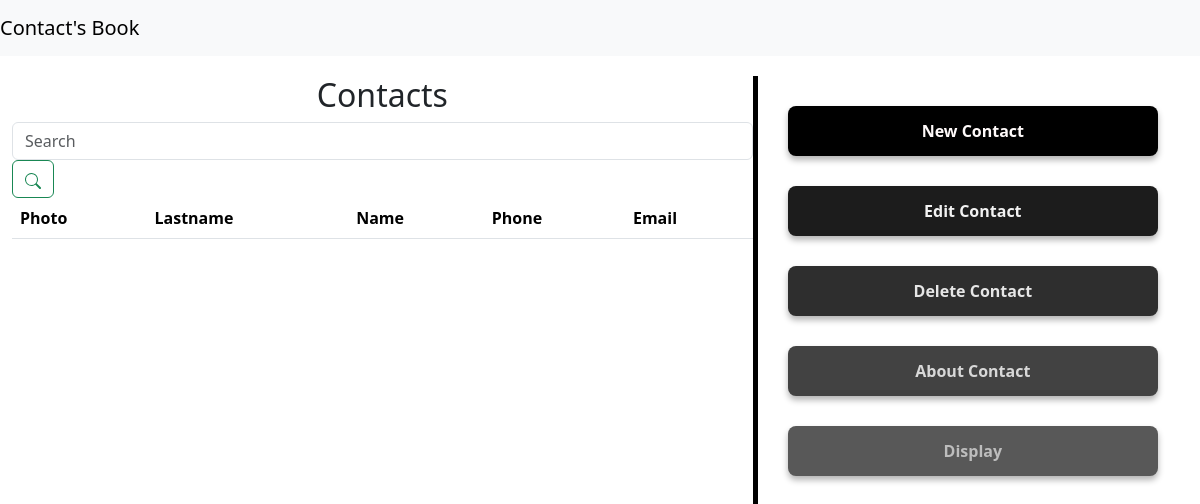
The app's page /, older data.
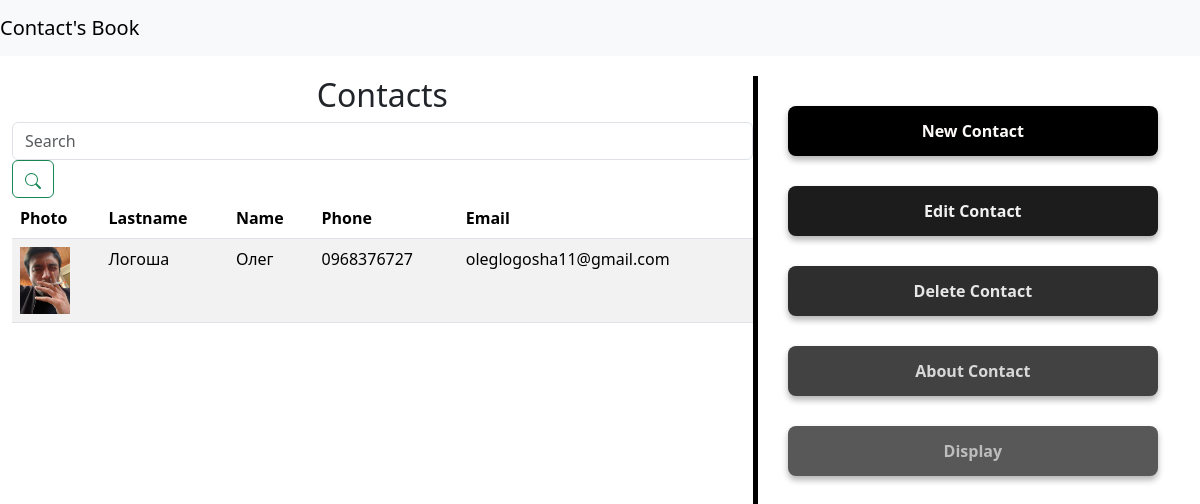
The same page, newer data.
### app/models.py (models this page shows, shortened)
class Contact(models.Model):
    first_name = models.CharField(max_length=50)
    last_name = models.CharField(max_length=50)
    phone_number = models.CharField(max_length=15)
    email = models.EmailField()
    photo = models.ImageField(upload_to='contacts_photo/',
                              default='icon.jpg',
                              blank=True,
                              null=True)

### app/views.py (the view)
# urls.py: path('', views.contact_list, name='contact_list'),
def contact_list(request):
    contacts = Contact.objects.all()
    return render(request, 'contact_list.html', {'contacts': contacts})

### app/templates/contact_list.html (shortened to what this page needs)
{% extends 'base.html' %}}
{% block content %}
    <div class="contacts-table">
        <h2 class="text-center">Contacts</h2>
        <table class="table table-striped">
            <thead>
                <tr>
                    <th scope="col">Photo</th>
                    <th scope="col">Lastname</th>
                    <th scope="col">Name</th>
                    <th scope="col">Phone</th>
                    <th scope="col">Email</th>
                </tr>
            </thead>
            <form id="search2" action="search">
                <input class="form-control me-2" type="search" placeholder="Search" aria-label="Search">
                <button class="btn btn-outline-success" type="submit">
                    <svg xmlns="http://www.w3.org/2000/svg" width="16" height="16" fill="currentColor" class="bi bi-search" viewBox="0 0 16 16">
                        <path d="M11.742 10.344a6.5 6.5 0 1 0-1.397 1.398h-.001q.044.06.098.115l3.85 3.85a1 1 0 0 0 1.415-1.414l-3.85-3.85a1 1 0 0 0-.115-.1zM12 6.5a5.5 5.5 0 1 1-11 0 5.5 5.5 0 0 1 11 0"/>
                    </svg>
                </button>
            </form>
            <tbody>
                {% for contact in contacts %}
                <tr>
                    <td>
                {% if contact.photo %}
                <img src="{{ contact.photo.url }}" alt="Contact`s photo" width="50">
                {% else %}
                <img src="/media/icon.jpg" alt="Photo" width="50">
                {% endif %}
                    </td>
                    <td>{{ contact.last_name }}</td>
                    <td>{{ contact.first_name }}</td>
                    <td>{{ contact.phone_number }}</td>
                    <td>{{ contact.email }}</td>
                </tr>
                {% endfor %}
            </tbody>
        </table>
    </div>
    <div class="action-buttons">
        <a href="{% url 'add_contact' %}" class="btn btn-1">New Contact</a>
        <a href="#" class="btn btn-2">Edit Contact</a>
        <a href="#" class="btn btn-3">Delete Contact</a>
        <a href="#" class="btn btn-4">About Contact</a>
        <a href="#" class="btn btn-5">Display</a>
    </div>
{% endblock %}

### app/templates/base.html (shortened to what this page needs)
<!DOCTYPE html>
{% load static %}
{% load django_bootstrap5 %}
<html lang="en">
<head>
    {% bootstrap_css %}
    <link rel="stylesheet" href="{% static 'css/style.css' %}">
</head>
<body>
    <nav class="navbar navbar-expand-lg navbar-light bg-light">
        <a class="navbar-brand" href="#">Contact's Book</a>
    </nav>
    <div class="container-fluid main-container">
        {% block content %}{% endblock %}
    </div>
</body>
</html>

### app/static/css/style.css (style rules this page uses)
.main-container { display: flex; height: 100vh; margin-top: 20px; }
.contacts-table { flex: 2; overflow-y: auto; }
.action-buttons { flex: 1; display: flex; flex-direction: column; align-items: center; gap: 20px; padding: 30px; background-color: #FFFFFF; border-left: 5px solid #000000; }
.action-buttons a { width: 100%; text-decoration: none; padding: 12px 20px; border-radius: 8px; text-align: center; display: inline-block; font-weight: bold; transition: all 0.3s ease; margin-bottom: 10px; color: #fff; background-color: #6c757d; box-shadow: 0 4px 6px rgba(0, 0, 0, 0.3); position: relative; overflow: hidden; }
.action-buttons a.btn-1 { background-color: #000000; }
.action-buttons a.btn-2 { background-color: #1C1C1C; }
.action-buttons a.btn-3 { background-color: #2E2E2E; }
.action-buttons a.btn-4 { background-color: #424242; }
.action-buttons a.btn-5 { background-color: #585858; }
.action-buttons a.btn-1 { color: #FFFAFA; }
.action-buttons a.btn-2 { color: #F2F2F2; }
.action-buttons a.btn-3 { color: #E6E6E6; }
.action-buttons a.btn-4 { color: #D8D8D8; }
.action-buttons a.btn-5 { color: #BDBDBD; }

Row changes from the older to the newer data that the page shows:
added Contact: photo (picture), last_name "Логоша", first_name "Олег", phone_number "0968376727", email "oleglogosha11@gmail.com"
